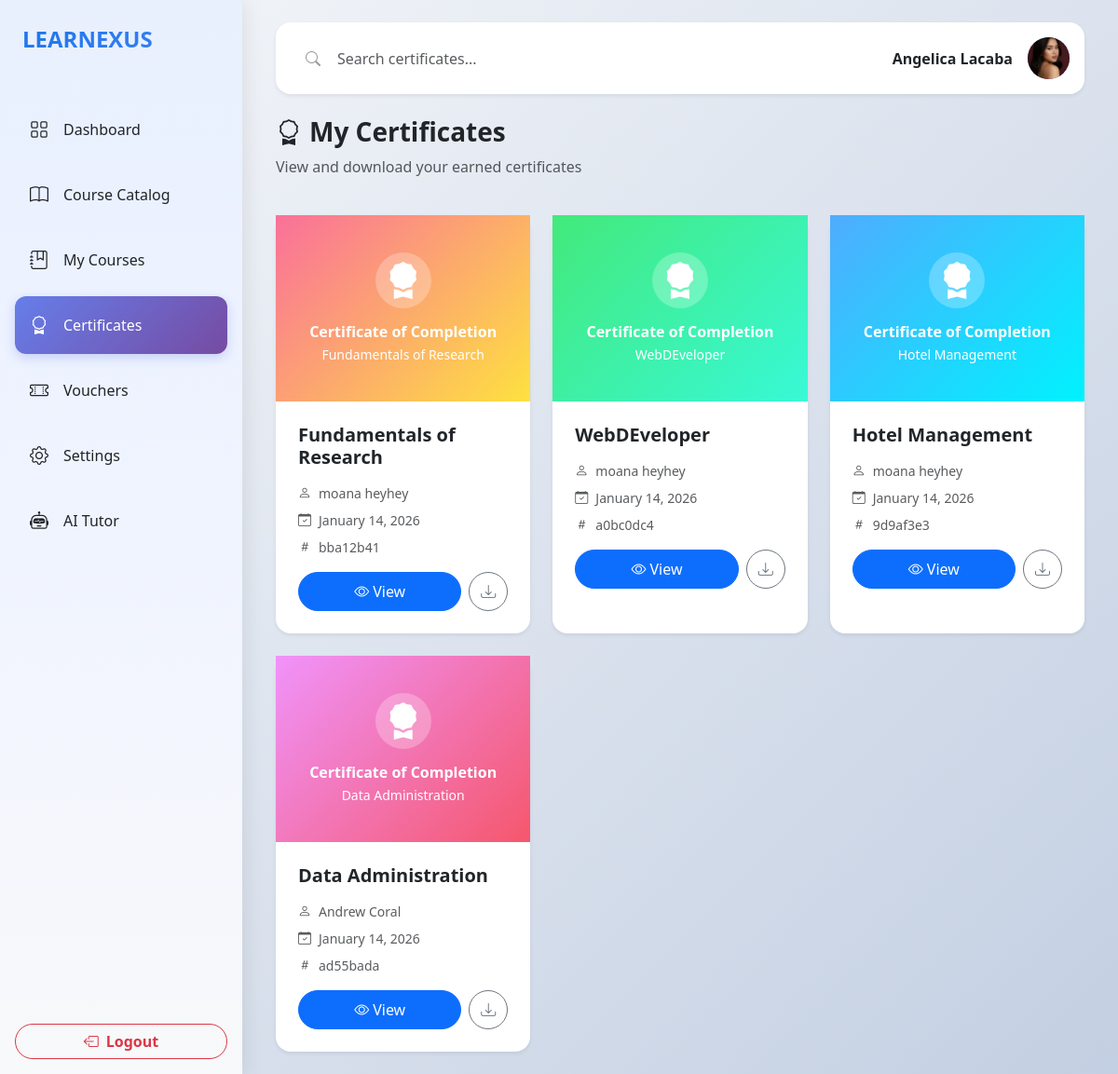
Before: /student/certificates.php (signed in) with the older database file.
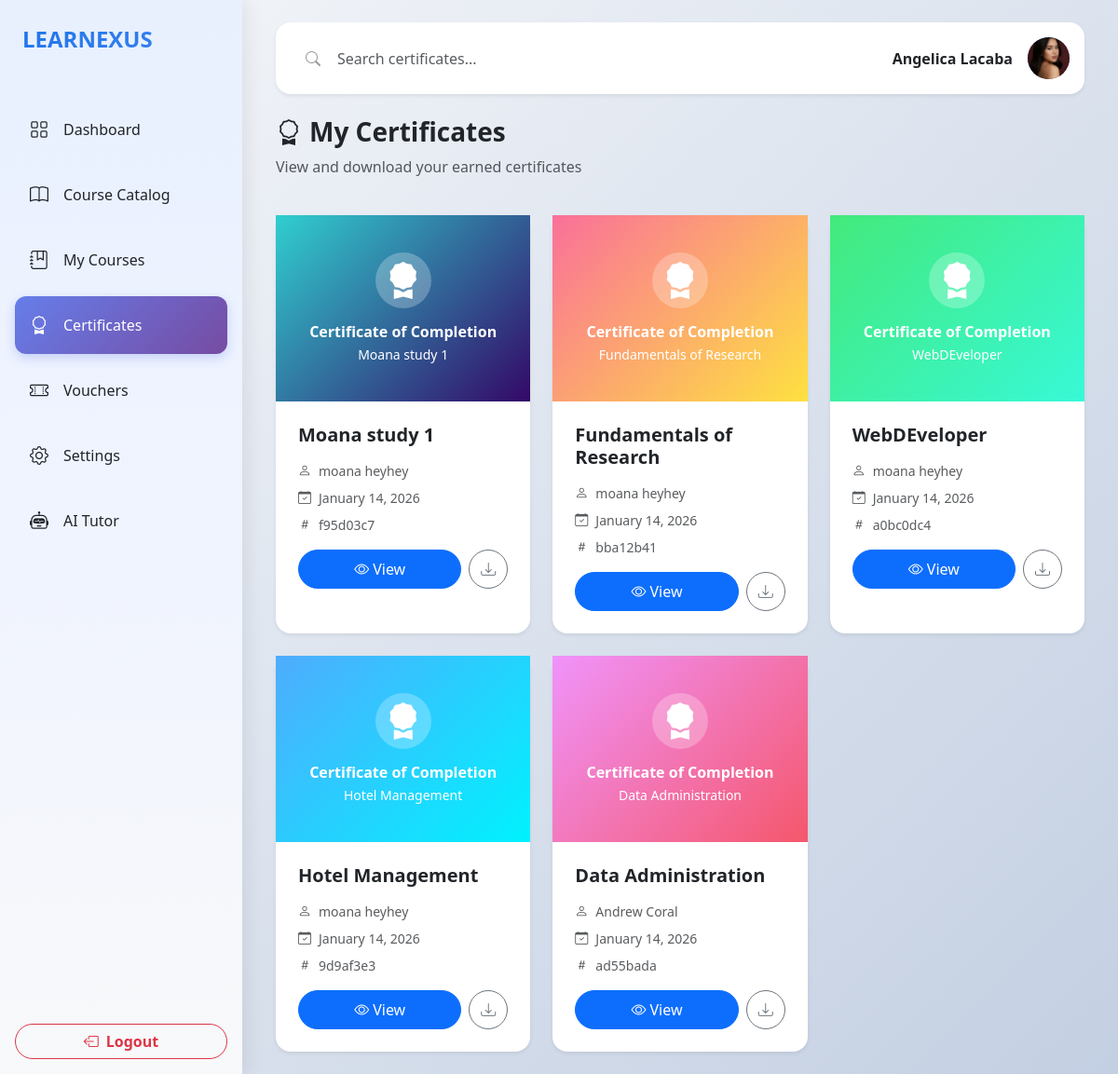
After: the same page with the newer database file.
### tables this page shows
CREATE TABLE `certificates` (
  `certificateID` int(11) NOT NULL,
  `enrollmentID` int(11) NOT NULL,
  `courseID` int(11) NOT NULL,
  `userID` int(11) NOT NULL,
  `certificateUUID` varchar(36) NOT NULL,
  `issuedAt` timestamp NOT NULL DEFAULT current_timestamp(),
  `instructorName` varchar(255) DEFAULT NULL,
  `studentName` varchar(255) DEFAULT NULL,
  `courseTitle` varchar(255) DEFAULT NULL
);

CREATE TABLE `courses` (
  `courseID` int(11) NOT NULL,
  `teacherID` int(11) NOT NULL,
  `title` varchar(255) NOT NULL,
  `description` text DEFAULT NULL,
  `price` decimal(10,2) DEFAULT 0.00,
  `category` varchar(100) DEFAULT NULL,
  `status` enum('draft','published','archived') DEFAULT 'draft',
  `passingScore` int(11) DEFAULT 70,
  `createdAt` timestamp NOT NULL DEFAULT current_timestamp()
);

### student/certificates.php (the view, shortened to what the changed rows need)
<?php
require_once '../database/db_connect.php';
$userID = $_SESSION['user_id'];
$searchQuery = isset($_GET['search']) ? trim($_GET['search']) : '';
if (!empty($searchQuery)) {
    $stmt = $conn->prepare("
        SELECT
            cert.*,
            c.title as courseTitle,
            c.description as courseDescription,
            CONCAT(u.firstName, ' ', u.lastName) as instructorName,
            e.completedAt,
            e.progressPercentage
        FROM certificates cert
        JOIN enrollments e ON cert.enrollmentID = e.enrollmentID
        JOIN courses c ON cert.courseID = c.courseID
        JOIN users u ON c.teacherID = u.userID
        WHERE cert.userID = ?
        AND (c.title LIKE ? OR c.description LIKE ? OR CONCAT(u.firstName, ' ', u.lastName) LIKE ?)
        ORDER BY cert.issuedAt DESC
    ");
    $searchParam = "%{$searchQuery}%";
    $stmt->execute([$userID, $searchParam, $searchParam, $searchParam]);
} else {
    $stmt = $conn->prepare("
        SELECT
            cert.*,
            c.title as courseTitle,
            c.description as courseDescription,
            CONCAT(u.firstName, ' ', u.lastName) as instructorName,
            e.completedAt,
            e.progressPercentage
        FROM certificates cert
        JOIN enrollments e ON cert.enrollmentID = e.enrollmentID
        JOIN courses c ON cert.courseID = c.courseID
        JOIN users u ON c.teacherID = u.userID
        WHERE cert.userID = ?
        ORDER BY cert.issuedAt DESC
    ");
    $stmt->execute([$userID]);
}
$certificates = $stmt->fetchAll();
?>
<!DOCTYPE html>
<html lang="en">
<head>
    <link href="https://cdn.jsdelivr.net/npm/bootstrap@5.3.3/dist/css/bootstrap.min.css" rel="stylesheet">
    <link rel="stylesheet" href="https://cdn.jsdelivr.net/npm/bootstrap-icons@1.11.1/font/bootstrap-icons.css">
</head>
<body>
    <main class="main-content p-3 p-lg-4">
        <div class="container-fluid">
            <div class="row mb-4">
                <div class="col-12">
                    <h1 class="h3 fw-bold"><i class="bi bi-award me-2"></i>My Certificates</h1>
                </div>
            </div>
            <?php if (count($certificates) > 0): ?>
                <div class="row g-4">
                    <?php
                    $gradients = [
                        'linear-gradient(135deg, #667eea 0%, #764ba2 100%)',
                        'linear-gradient(135deg, #f093fb 0%, #f5576c 100%)',
                        'linear-gradient(135deg, #4facfe 0%, #00f2fe 100%)',
                        'linear-gradient(135deg, #43e97b 0%, #38f9d7 100%)',
                        'linear-gradient(135deg, #fa709a 0%, #fee140 100%)',
                        'linear-gradient(135deg, #30cfd0 0%, #330867 100%)',
                    ];
                    foreach ($certificates as $cert):
                        $gradient = $gradients[$cert['certificateID'] % count($gradients)];
                        $courseTitle = htmlspecialchars($cert['courseTitle']);
                        $instructorName = htmlspecialchars($cert['instructorName']);
                    ?>
                        <div class="col-12 col-md-6 col-lg-4">
                            <div class="card border-0 rounded-4 shadow-sm card-hover h-100"
                                 onclick="window.location.href='view_certificate.php?id=<?php echo $cert['certificateUUID']; ?>'">
                                <div class="cert-header position-relative d-flex flex-column align-items-center justify-content-center text-white text-center p-4"
                                     style="background: <?php echo $gradient; ?>">
                                    <div class="rounded-circle bg-white bg-opacity-25 d-flex align-items-center justify-content-center mb-3"
                                         style="width: 60px; height: 60px;">
                                        <i class="bi bi-award-fill fs-1"></i>
                                    </div>
                                    <h6 class="fw-bold mb-1">Certificate of Completion</h6>
                                    <p class="small mb-0"><?php echo htmlspecialchars($cert['courseTitle']); ?></p>
                                </div>
                                <div class="card-body p-4">
                                    <h5 class="fw-bold mb-3"><?php echo $courseTitle; ?></h5>
                                    <div class="d-flex flex-column gap-2 small text-muted mb-3">
                                        <div><i class="bi bi-person me-2"></i><?php echo $instructorName; ?></div>
                                        <div><i class="bi bi-calendar-check me-2"></i><?php echo date('F d, Y', strtotime($cert['issuedAt'])); ?></div>
                                        <div><i class="bi bi-hash me-2"></i><?php echo substr($cert['certificateUUID'], 0, 8); ?></div>
                                    </div>
                                    <div class="d-flex gap-2">
                                        <button class="btn btn-primary rounded-pill flex-grow-1"
                                                onclick="event.stopPropagation(); window.location.href='view_certificate.php?id=<?php echo $cert['certificateUUID']; ?>'">
                                            <i class="bi bi-eye me-1"></i>View
                                        </button>
                                        <button class="btn btn-outline-secondary rounded-circle"
                                                onclick="event.stopPropagation(); downloadCertificate('<?php echo $cert['certificateUUID']; ?>')"
                                                style="width: 42px; height: 42px;">
                                            <i class="bi bi-download"></i>
                                        </button>
                                    </div>
                                </div>
                            </div>
                        </div>
                    <?php endforeach; ?>
                </div>
            <?php endif; ?>
        </div>
    </main>
</body>
</html>

Changed rows visible on the page:
added certificates: courseID.title "Moana study 1", instructorName "moana heyhey", issuedAt "January 14, 2026", certificateUUID "f95d03c7"
